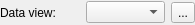
<?xml version="1.0" encoding="UTF-8"?>
<ui version="4.0">
 <class>shv::visu::logview::DataViewWidget</class>
 <widget class="QWidget" name="shv::visu::logview::DataViewWidget">
  <property name="geometry">
   <rect>
    <x>0</x>
    <y>0</y>
    <width>195</width>
    <height>25</height>
   </rect>
  </property>
  <property name="windowTitle">
   <string>Form</string>
  </property>
  <layout class="QHBoxLayout" name="horizontalLayout">
   <property name="leftMargin">
    <number>0</number>
   </property>
   <property name="topMargin">
    <number>0</number>
   </property>
   <property name="rightMargin">
    <number>0</number>
   </property>
   <property name="bottomMargin">
    <number>0</number>
   </property>
   <item>
    <widget class="QLabel" name="lblDataViews">
     <property name="text">
      <string>Data view:</string>
     </property>
    </widget>
   </item>
   <item>
    <widget class="QComboBox" name="cbDataView">
     <property name="editable">
      <bool>false</bool>
     </property>
     <property name="sizeAdjustPolicy">
      <enum>QComboBox::AdjustToContents</enum>
     </property>
    </widget>
   </item>
   <item>
    <widget class="QToolButton" name="pbShowChannelFilterDialog">
     <property name="toolTip">
      <string>Channels filter</string>
     </property>
     <property name="text">
      <string>...</string>
     </property>
     <property name="icon">
      <iconset resource="../../images/images.qrc">
       <normaloff>:/shv/visu/images/settings.svg</normaloff>:/shv/visu/images/settings.svg</iconset>
     </property>
    </widget>
   </item>
  </layout>
 </widget>
 <resources>
  <include location="../../images/images.qrc"/>
 </resources>
 <connections/>
</ui>
